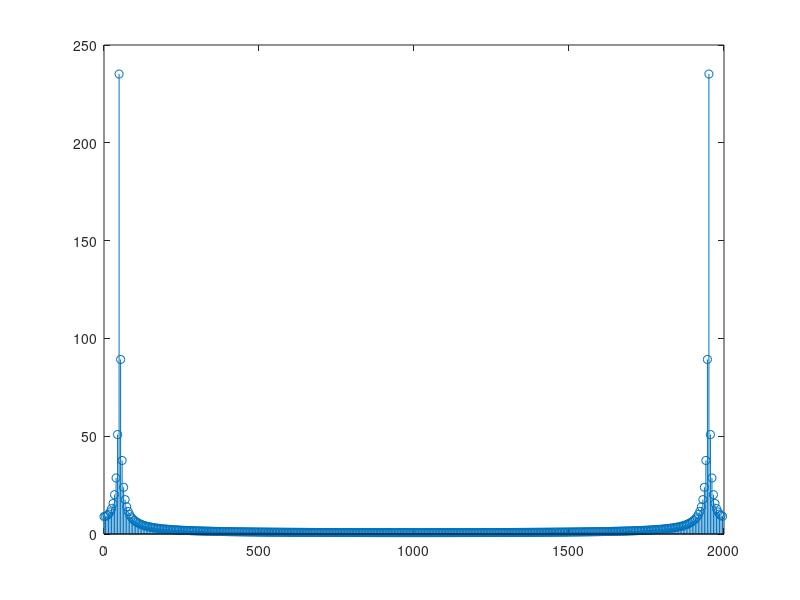
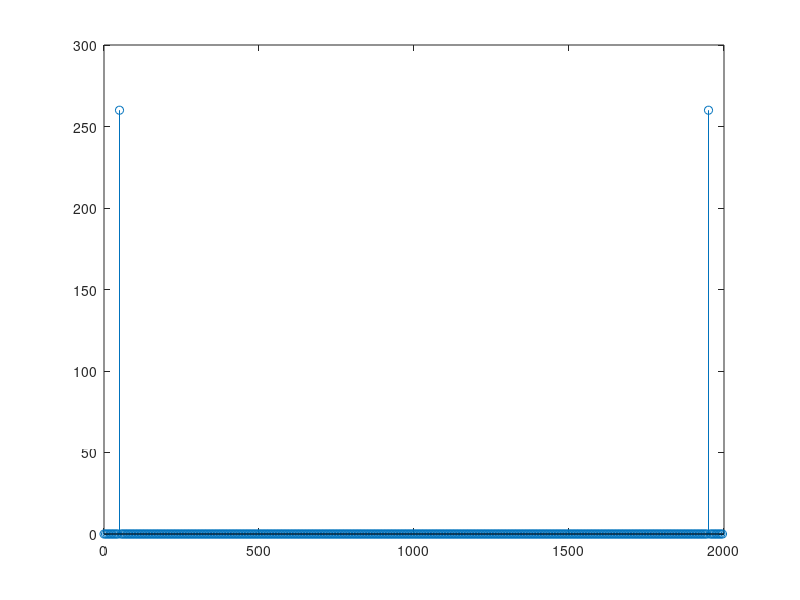
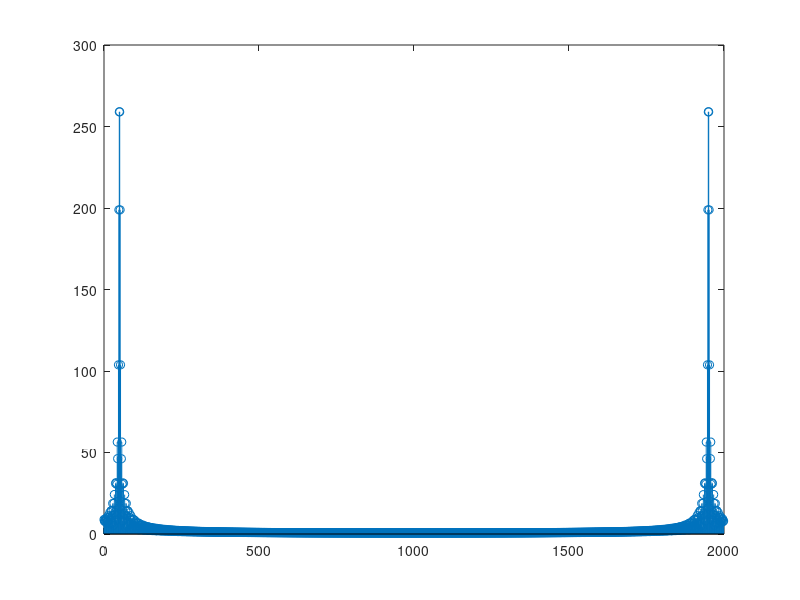
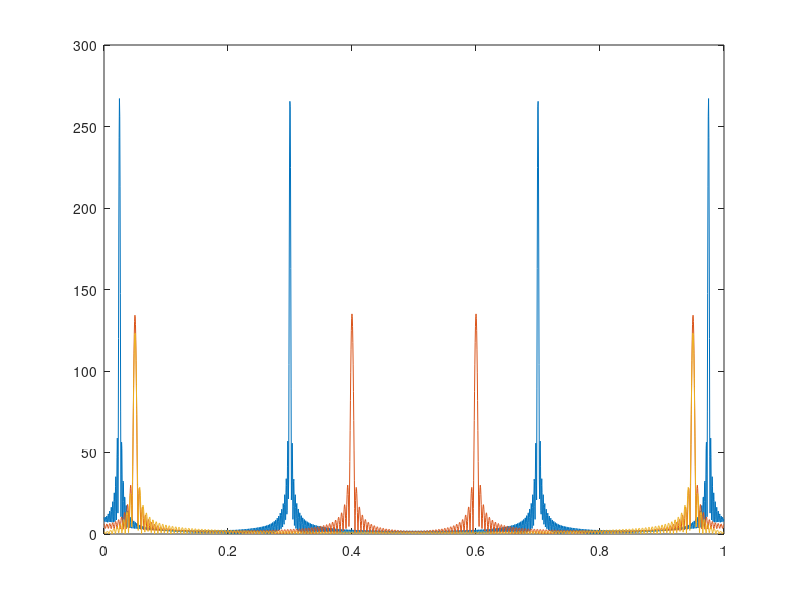

Recreate these plots in MATLAB, in order.
%TDE 18/02/2020
ampl=1.3;
f0=50;
Ts=0.0005;
Fs=1/Ts;
dur=0.205;
time=0:Ts:dur;
%Define the period of the signal in time and number of samples
x=ampl*cos(2*pi*f0*time);
period_time=1/f0;
period_samples=period_time*Fs;
%select x multiplo del periodo
n_per=floor(length(x)/period_samples);
max_multiple=period_samples*n_per;
x_per=x(1:max_multiple);
%zero pad
x_pad=zeros(1,1500);
x_pad(1:length(x))=x;
%FFT
X_f=fft(x);
N_x=length(X_f);
freq_axis=0:Fs/N_x:Fs*(N_x-1)/N_x;
figure;
stem(freq_axis,abs(X_f));

X_f_per=fft(x_per);
N_x_per=length(X_f_per);
freq_axis=0:Fs/N_x_per:Fs*(N_x_per-1)/N_x_per;
figure;
stem(freq_axis,abs(X_f_per));

X_f_pad=fft(x_pad);
N_x_pad=length(X_f_pad);
freq_axis=0:Fs/N_x_pad:Fs*(N_x_pad-1)/N_x_pad;
figure;
stem(freq_axis,abs(X_f_pad));

%Crea anche questo segnale
f1_norm=0.3;
x1=ampl*cos(2*pi*f1_norm*Fs*time);
y=x+x1;
%downsampling
M=2;
y_down=y(1:M:end);
%decimation
lpf=fir1(64,1/M);
y_filtered=filter(lpf,1,y);
y_dec=y_filtered(1:M:end);
%FFT su 2048
N=2048;
Y_f=fft(y,N);
Y_f_down=fft(y_down,N);
Y_f_dec=fft(y_dec,N);

norm_freq_axis=0:1/N:(N-1)/N;

figure;
plot(norm_freq_axis,abs(Y_f))
hold on
plot(norm_freq_axis,abs(Y_f_down))
hold on
plot(norm_freq_axis,abs(Y_f_dec))






























